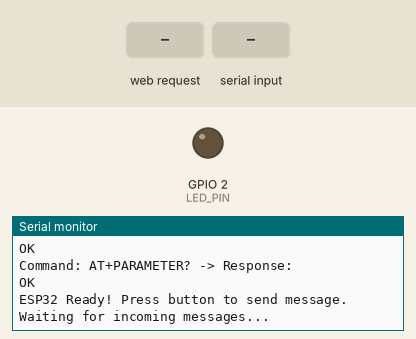
Bench run of a sketch on a simulated ESP32. Parts: output pins drawn as LEDs (lit = HIGH), the last lines printed to the serial monitor. The inputs (shaded band) are chosen by the test bench. WiFi joins after 1.5 s; servers stay silent unless stated; the local clock reads 2024-03-15 10:24:30 at power-on unless the sketch sets it; storage starts empty; the modem accepts every AT command (registered, SIM ready, sends succeed) and sends nothing else.

Above: at 17.3 s.
17.4 s: HTTP request GET / received
At 18.2 s:
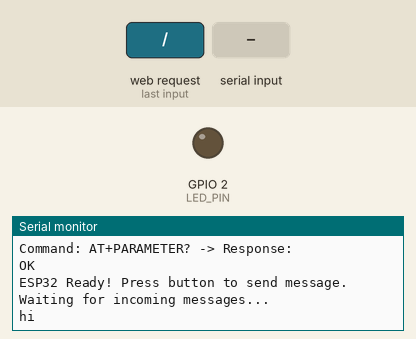
18.9 s: "+RCV\n" received over the second serial link
At 19.2 s:
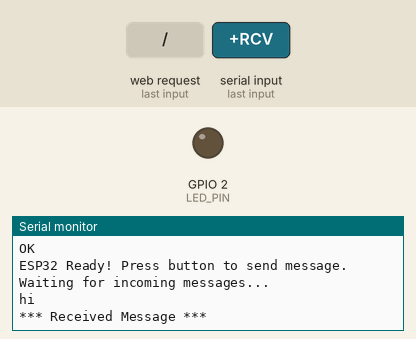

The sketch:

esp32Code.ino
```cpp
/*
 * Simplified ESP32 LoRa Communication using REYAX RYLR998
 * This ESP32 acts as Node 1 with address 100
 * Sends a message to ESP8266 (address 200) ONLY when the button is pressed.
 * Receives messages and blinks LED.
 */

#include <HardwareSerial.h>
#include <WiFi.h>
#include <string>
#include <vector>
#include <sstream>
#include <ctime>
#include <LittleFS.h>
#include <ESPAsyncWebServer.h>
#include <Arduino.h>
#if defined(ESP32) || defined(LIBRETINY)
#include <AsyncTCP.h>
#include <WiFi.h>
#elif defined(ESP8266)
#include <ESP8266WiFi.h>
#include <ESPAsyncTCP.h>
#elif defined(TARGET_RP2040) || defined(TARGET_RP2350) || defined(PICO_RP2040) || defined(PICO_RP2350)
#include <RPAsyncTCP.h>
#include <WiFi.h>
#endif

// Pin definitions
#define BUTTON_PIN 4
#define LED_PIN 2
#define RX2_PIN 16
#define TX2_PIN 17

// LoRa configuration
#define LORA_ADDRESS 67       // This ESP32's address
#define DEST_ADDRESS 67        // arduino's address
#define NETWORK_ID 69            // Same for both devices
#define FREQUENCY_BAND 915000000 // 865 MHz (adjust based on your region)

// Create Serial2 instance for LoRa communication
HardwareSerial LoRaSerial(2);

//info for network created by esp32
const char* ssid = "ele";
const char* password = "123456789";

unsigned long lastSSE    = 0;
const unsigned long SSE_INTERVAL  = 500;

AsyncWebServer   server(8080);
AsyncWebSocket   ws("/ws");
AsyncEventSource events("/events");

float  Vbatt2       = 9.0;
float  Vbatt1       = 0.0;
float  VShuntDC     = 0.0;
bool   MotorEnabled = 0.0;
bool   BrakeEnabled = 0.0;
bool   DMSEnabled   = 0.0;
float  PowerPct     = 0.0;
float  Watts        = 0.0;

String buildJSON() {
  String j = "{";
  j += "\"Vbatt1\":"       + String(Vbatt1,   2) + ",";
  j += "\"Vbatt2\":"       + String(Vbatt2,   2) + ",";
  j += "\"VShuntDC\":"     + String(VShuntDC, 4) + ",";
  j += "\"MotorEnabled\":" + String(MotorEnabled ? "true" : "false") + ",";
  j += "\"BrakeEnabled\":" + String(BrakeEnabled ? "true" : "false") + ",";
  j += "\"DMSEnabled\":"   + String(DMSEnabled ? "true" : "false") + ",";
  j += "\"PowerPct\":"     + String(PowerPct, 1) + ",";
  j += "\"Watts\":"        + String(Watts, 1);
  j += "}";
  return j;
}

String output26State = "off";
String output27State = "off";

unsigned long currentTime = millis();
// Previous time
unsigned long previousTime = 0;
// Define timeout time in milliseconds (example: 2000ms = 2s)
const long timeoutTime = 2000;


String header;

// Set web server port number to 80
WiFiServer wifiserver(80);

void setup() {
  // Initialize Serial for debugging
  Serial.begin(115200);
  delay(1000);
  Serial.println("ESP32 LoRa Transceiver Starting...");

  // Set up Wifi
  Serial.print("Connecting to ");
  Serial.println(ssid);
  WiFi.begin(ssid, password);
  while (WiFi.status() != WL_CONNECTED) {
    delay(500);
    Serial.print(".");
  }

  Serial.println("");
  Serial.println("WiFi connected.");
  Serial.println("IP address: ");
  Serial.println(WiFi.localIP());
  wifiserver.begin();

  //starts LittleFS
  // if (!LittleFS.begin(true)) {
  //   Serial.println("LittleFS mount failed"); return;
  // }
  // Serial.println("LittleFS mounted OK");

  server.addHandler(&ws);

  // attach AsyncEventSource
  server.addHandler(&events);

  server.begin();

   if (!LittleFS.begin()) {  // 'true' = format on fail (ESP32)
    Serial.println("LittleFS FAILED");
    return;
  }
  Serial.println("LittleFS mounted OK");

  // Serial.print("Connecting");
  // while (WiFi.status() != WL_CONNECTED) { delay(500); Serial.print("." ); Serial.print(WiFi.status());}
  // Serial.println("\nIP: " + WiFi.localIP().toString());

  server.serveStatic("/", LittleFS, "/").setDefaultFile("/index.html");
  //server.serveStatic("/", LittleFS, "/");
  Serial.println(LittleFS.exists("/index.html"));

  // events.onConnect([](AsyncEventSourceClient* client) {
  //   client->send(buildJSON().c_str(), "data", millis(), 1000);
  // });
  // server.addHandler(&events);

  server.on("/", HTTP_GET, [](AsyncWebServerRequest *request){
  request->send(LittleFS, "/index.html", "text/html");
  Serial.println(LittleFS.exists("/index.html") + "hi");
});

  // Initialize LoRa Serial
  LoRaSerial.begin(115200, SERIAL_8N1, RX2_PIN, TX2_PIN);

  // Setup pins
  pinMode(BUTTON_PIN, INPUT_PULLUP);
  pinMode(LED_PIN, OUTPUT);
  digitalWrite(LED_PIN, LOW);

  // Configure LoRa module
  setupLoRa();

  Serial.println("ESP32 Ready! Press button to send message.");
  Serial.println("Waiting for incoming messages...");
}

void setupLoRa() {
  delay(1000);

  // Test AT command
  sendATCommand("AT");

  // Set module address
  sendATCommand("AT+ADDRESS=" + String(LORA_ADDRESS));

  // Set network ID
  sendATCommand("AT+NETWORKID=" + String(NETWORK_ID));

  // Set frequency band
  sendATCommand("AT+BAND=" + String(FREQUENCY_BAND));

  // Set output power (optional, max is 22 dBm)
  sendATCommand("AT+CRFOP=22");

  // Get module parameters for verification
  sendATCommand("AT+PARAMETER?");
}

void sendATCommand(String command) {
  // Clear any pending data
  while (LoRaSerial.available()) {
    LoRaSerial.read();
  }

  LoRaSerial.println(command);
  delay(100);

  String response = "";
  unsigned long startTime = millis();

  while (millis() - startTime < 2000) {
    if (LoRaSerial.available()) {
      response += LoRaSerial.readString();
    }
  }

  if (response.length() > 0) {
    Serial.print("Command: ");
    Serial.print(command);
    Serial.print(" -> Response: ");
    Serial.println(response);
  }
}

// String receiveMessage() {
//   static String buffer = "";
//   String message = "hi";

//   while (LoRaSerial.available()) {
//     char c = LoRaSerial.read();
//     buffer += c;

//     // Check for end of line
//     if (c == '\n') {
//       // Process the complete message
//       if (buffer.indexOf("+RCV") != -1) {
//         Serial.println("\n*** Received Message ***");

//         // Parse the received message
//         // Format: +RCV=address,length,data,RSSI,SNR
//         int firstComma = buffer.indexOf(',');
//         int secondComma = buffer.indexOf(',', firstComma + 1);
//         int thirdComma = buffer.indexOf(',', secondComma + 1);
//         int fourthComma = buffer.indexOf(',', thirdComma + 1);

//         if (firstComma != -1 && secondComma != -1 && thirdComma != -1) {
//           String senderAddress = buffer.substring(5, firstComma);
//           String message = buffer.substring(secondComma + 1, thirdComma);

//           Serial.print("From: ");
//           Serial.println(senderAddress);
//           Serial.print("Message: ");
//           Serial.println(message);
//           return message;

//           if (fourthComma != -1) {
//             String rssi = buffer.substring(thirdComma + 1, fourthComma);
//             String snr = buffer.substring(fourthComma + 1);
//             Serial.print("RSSI: ");
//             Serial.print(rssi);
//             Serial.print(" dBm, SNR: ");
//             Serial.println(snr);
//           }

//           Serial.println("************************\n");

//           // Blink LED when message received
//           blinkLED(3, 200);

//         }
//       }
//       // Clear buffer after processing
//       buffer = "";
//     }
//   }
//   return message;
// }

void receiveMessage() {
  static String buffer = "";

  while (LoRaSerial.available()) {
    char c = LoRaSerial.read();
    buffer += c;

    // Check for end of line
    if (c == '\n') {
      // Process the complete message
      if (buffer.indexOf("+RCV") != -1) {
        Serial.println("\n*** Received Message ***");

        // Parse the received message
        // Format: +RCV=address,length,data,RSSI,SNR
        int firstComma = buffer.indexOf(',');
        int secondComma = buffer.indexOf(',', firstComma + 1);
        int thirdComma = buffer.indexOf(',', secondComma + 1);
        int fourthComma = buffer.indexOf(',', thirdComma + 1);

        if (firstComma != -1 && secondComma != -1 && thirdComma != -1) {
          String senderAddress = buffer.substring(5, firstComma);
          String message = buffer.substring(secondComma + 1, thirdComma);

          Serial.print("From: ");
          Serial.println(senderAddress);
          Serial.print("Message: ");
          Serial.println(message);

          std::stringstream test(message.c_str());
          std::string segment;
          std::vector<std::string> seglist;

          while(std::getline(test, segment, '-'))
          {
             seglist.push_back(segment);
          }

          Vbatt2       = std::stof(seglist[2]);
          Vbatt1       = std::stof(seglist[1]);
          VShuntDC     = std::stof(seglist[7]);
          std::stof(seglist[4]) == 1 ? MotorEnabled = true : MotorEnabled = false;
          std::stof(seglist[5]) == 1 ? MotorEnabled = true : MotorEnabled = false;
          std::stof(seglist[6]) == 1 ? MotorEnabled = true : MotorEnabled = false;
          PowerPct     = std::stof(seglist[0]);
          Watts        = std::stof(seglist[3]);

          if (fourthComma != -1) {
            String rssi = buffer.substring(thirdComma + 1, fourthComma);
            String snr = buffer.substring(fourthComma + 1);
            Serial.print("RSSI: ");
            Serial.print(rssi);
            Serial.print(" dBm, SNR: ");
            Serial.println(snr);
          }

          Serial.println("************************\n");

          // Blink LED when message received
          blinkLED(3, 200);
        }
      }
      // Clear buffer after processing
      buffer = "";
    }
  }
}

void blinkLED(int times, int delayMs) {
  for (int i = 0; i < times; i++) {
    digitalWrite(LED_PIN, HIGH);
    delay(delayMs);
    digitalWrite(LED_PIN, LOW);
    delay(delayMs);
  }
}

void loop() {

   srand(time(0));

  // float randomNumber1 = rand() % 90 + 10;
  // float randomNumber2 = rand() % 90 + 10;
  // float randomNumber3 = rand() % 90 + 10;
  // float randomNumber4 = rand() % 10;
  // float randomNumber5 = rand() % 100;
  // Vbatt1 = randomNumber1;
  // Vbatt2 = randomNumber2;
  // VShuntDC = randomNumber3;
  // Watts = randomNumber4;
  // PowerPct = randomNumber5;


  unsigned long now = millis();
  if (now - lastSSE >= SSE_INTERVAL) {
    lastSSE = now;
    events.send(buildJSON().c_str(), "data", now);
  }
   // Simulate Vbatt1 between 1.0 and 10.0

  WiFiClient client = wifiserver.available();   // Listen for incoming clients

  //Serial.println(receiveMessage());
  receiveMessage();

//   if (client) {                             // If a new client connects,
//     currentTime = millis();
//     previousTime = currentTime;
//     Serial.println("New Client.");          // print a message out in the serial port
//     String currentLine = "";                // make a String to hold incoming data from the client
//     while (client.connected() && currentTime - previousTime <= timeoutTime) {  // loop while the client's connected
//       currentTime = millis();
//       if (client.available()) {             // if there's bytes to read from the client,
//         char c = client.read();             // read a byte, then
//         Serial.write(c);                    // print it out the serial monitor
//         header += c;
//         if (c == '\n') {                    // if the byte is a newline character
//           // if the current line is blank, you got two newline characters in a row.
//           // that's the end of the client HTTP request, so send a response:
//           if (currentLine.length() == 0) {
//             // HTTP headers always start with a response code (e.g. HTTP/1.1 200 OK)
//             // and a content-type so the client knows what's coming, then a blank line:
//             client.println("HTTP/1.1 200 OK");
//             client.println("Content-type:text/html");
//             client.println("Connection: close");
//             client.println();


//             // Display the HTML web page
//             client.println("<!DOCTYPE html><html>");
//             client.println("<head><meta name=\"viewport\" content=\"width=device-width, initial-scale=1\">");
//             client.println("<link rel=\"icon\" href=\"data:,\">");
//             // CSS to style the on/off buttons
//             // Feel free to change the background-color and font-size attributes to fit your preferences
//             client.println("<style>html { font-family: Helvetica; display: inline-block; margin: 0px auto; text-align: center;}");
//             client.println(".button { background-color: #4CAF50; border: none; color: white; padding: 16px 40px;");
//             client.println("text-decoration: none; font-size: 30px; margin: 2px; cursor: pointer;}");
//             client.println(".button2 {background-color: #555555;}</style></head>");

//             // Web Page Heading
//             client.println("<body><h1>ESP32 Web Server</h1>");

//             // Display current message
//             client.println("<p>Message " + String(randomNumber) + "</p>");

//             // The HTTP response ends with another blank line
//             client.println();
//             // Break out of the while loop
//             break;
//           } else { // if you got a newline, then clear currentLine
//             currentLine = "";
//           }
//         } else if (c != '\r') {  // if you got anything else but a carriage return character,
//           currentLine += c;      // add it to the end of the currentLine
//         }
//       }
//     }
//     // Clear the header variable
//     header = "";
//     // Close the connection
//     client.stop();
//     Serial.println("Client disconnected.");
//     Serial.println("");


// }
}
```

Measured:
- after the input at 17.4 s, the serial monitor: prints a new line at once (image 1)
- after the input at 18.9 s, the serial monitor: prints a new line at once (image 2)
